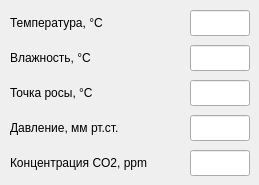
      <widget class="QWidget" name="sens_1">
       <attribute name="title">
        <string>1</string>
       </attribute>
       <widget class="QLineEdit" name="__rs485_Hum_1">
        <property name="enabled">
         <bool>true</bool>
        </property>
        <property name="geometry">
         <rect>
          <x>190</x>
          <y>45</y>
          <width>60</width>
          <height>26</height>
         </rect>
        </property>
        <property name="alignment">
         <set>Qt::AlignRight|Qt::AlignTrailing|Qt::AlignVCenter</set>
        </property>
        <property name="dragEnabled">
         <bool>false</bool>
        </property>
        <property name="readOnly">
         <bool>true</bool>
        </property>
       </widget>
       <widget class="QLineEdit" name="__rs485_Temp_1">
        <property name="enabled">
         <bool>true</bool>
        </property>
        <property name="geometry">
         <rect>
          <x>190</x>
          <y>10</y>
          <width>60</width>
          <height>26</height>
         </rect>
        </property>
        <property name="alignment">
         <set>Qt::AlignRight|Qt::AlignTrailing|Qt::AlignVCenter</set>
        </property>
        <property name="dragEnabled">
         <bool>false</bool>
        </property>
        <property name="readOnly">
         <bool>true</bool>
        </property>
       </widget>
       <widget class="QLineEdit" name="__rs485_Press_1">
        <property name="enabled">
         <bool>true</bool>
        </property>
        <property name="geometry">
         <rect>
          <x>190</x>
          <y>115</y>
          <width>60</width>
          <height>26</height>
         </rect>
        </property>
        <property name="alignment">
         <set>Qt::AlignRight|Qt::AlignTrailing|Qt::AlignVCenter</set>
        </property>
        <property name="dragEnabled">
         <bool>false</bool>
        </property>
        <property name="readOnly">
         <bool>true</bool>
        </property>
       </widget>
       <widget class="QLabel" name="label_126">
        <property name="geometry">
         <rect>
          <x>10</x>
          <y>10</y>
          <width>131</width>
          <height>26</height>
         </rect>
        </property>
        <property name="font">
         <font>
          <family>Arial</family>
          <pointsize>9</pointsize>
          <kerning>true</kerning>
         </font>
        </property>
        <property name="text">
         <string>Температура, °С</string>
        </property>
       </widget>
       <widget class="QLabel" name="label_127">
        <property name="geometry">
         <rect>
          <x>10</x>
          <y>115</y>
          <width>141</width>
          <height>26</height>
         </rect>
        </property>
        <property name="font">
         <font>
          <family>Arial</family>
          <pointsize>9</pointsize>
          <kerning>true</kerning>
         </font>
        </property>
        <property name="text">
         <string>Давление, мм рт.ст.</string>
        </property>
       </widget>
       <widget class="QLabel" name="label_128">
        <property name="geometry">
         <rect>
          <x>10</x>
          <y>45</y>
          <width>121</width>
          <height>26</height>
         </rect>
        </property>
        <property name="font">
         <font>
          <family>Arial</family>
          <pointsize>9</pointsize>
          <kerning>true</kerning>
         </font>
        </property>
        <property name="text">
         <string>Влажность, °С</string>
        </property>
       </widget>
       <widget class="QLabel" name="label_129">
        <property name="geometry">
         <rect>
          <x>10</x>
          <y>80</y>
          <width>121</width>
          <height>26</height>
         </rect>
        </property>
        <property name="font">
         <font>
          <family>Arial</family>
          <pointsize>9</pointsize>
          <kerning>true</kerning>
         </font>
        </property>
        <property name="text">
         <string>Точка росы, °С</string>
        </property>
       </widget>
       <widget class="QLineEdit" name="__rs485_Dew_1">
        <property name="enabled">
         <bool>true</bool>
        </property>
        <property name="geometry">
         <rect>
          <x>190</x>
          <y>80</y>
          <width>60</width>
          <height>26</height>
         </rect>
        </property>
        <property name="alignment">
         <set>Qt::AlignRight|Qt::AlignTrailing|Qt::AlignVCenter</set>
        </property>
        <property name="dragEnabled">
         <bool>false</bool>
        </property>
        <property name="readOnly">
         <bool>true</bool>
        </property>
       </widget>
       <widget class="QLineEdit" name="__rs485_CO2_1">
        <property name="enabled">
         <bool>true</bool>
        </property>
        <property name="geometry">
         <rect>
          <x>190</x>
          <y>150</y>
          <width>60</width>
          <height>26</height>
         </rect>
        </property>
        <property name="alignment">
         <set>Qt::AlignRight|Qt::AlignTrailing|Qt::AlignVCenter</set>
        </property>
        <property name="dragEnabled">
         <bool>false</bool>
        </property>
        <property name="readOnly">
         <bool>true</bool>
        </property>
       </widget>
       <widget class="QLabel" name="label_130">
        <property name="geometry">
         <rect>
          <x>10</x>
          <y>150</y>
          <width>181</width>
          <height>26</height>
         </rect>
        </property>
        <property name="font">
         <font>
          <family>Arial</family>
          <pointsize>9</pointsize>
          <kerning>true</kerning>
         </font>
        </property>
        <property name="text">
         <string>Концентрация CO2, ppm</string>
        </property>
       </widget>
      </widget>
